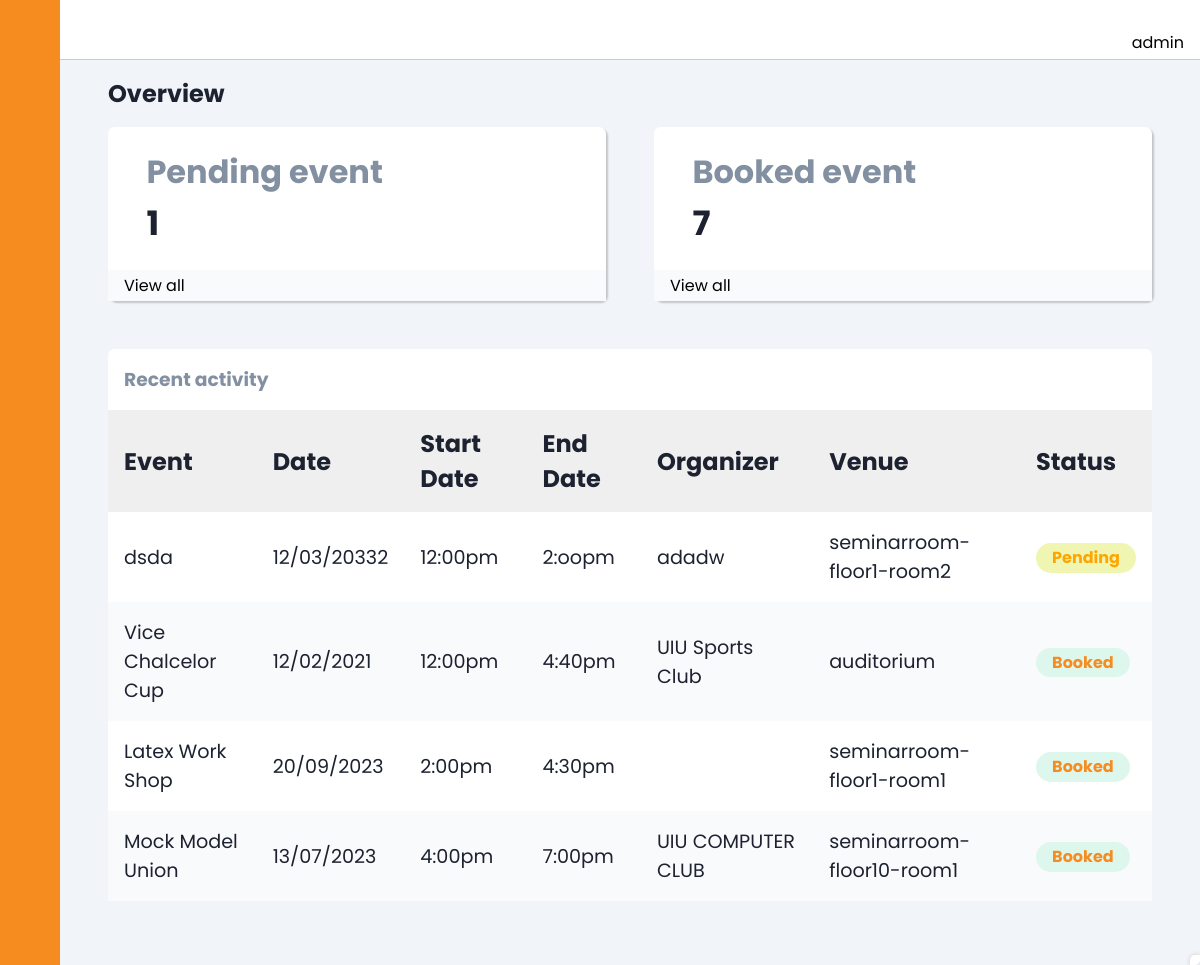
The app's page /AdminDashboard/adminD.php with its own data.
### tables this page shows
CREATE TABLE `pending_event` (
  `id` int(11) NOT NULL,
  `Your_Name` varchar(50) NOT NULL,
  `Your_ID` int(11) DEFAULT NULL,
  `Event_Name` varchar(50) NOT NULL,
  `Event_Date` varchar(100) DEFAULT NULL,
  `Start_Date` varchar(50) DEFAULT NULL,
  `Organizer` varchar(100) DEFAULT NULL,
  `End_Date` varchar(50) DEFAULT NULL,
  `Vanue` varchar(50) DEFAULT NULL,
  `Status` int(11) DEFAULT 0,
  `Event_des` varchar(255) DEFAULT NULL,
  `Event_img` varchar(255) DEFAULT NULL
);

CREATE TABLE `booked_event` (
  `id` int(11) NOT NULL,
  `Your_Name` varchar(50) NOT NULL,
  `Your_ID` int(11) DEFAULT NULL,
  `Event_Name` varchar(50) NOT NULL,
  `Event_Date` varchar(100) DEFAULT NULL,
  `Start_Date` varchar(50) DEFAULT NULL,
  `Organizer` varchar(100) DEFAULT NULL,
  `End_Date` varchar(50) DEFAULT NULL,
  `Vanue` varchar(50) DEFAULT NULL,
  `Status` int(11) DEFAULT 0,
  `Event_des` varchar(255) DEFAULT NULL,
  `Event_img` varchar(255) DEFAULT NULL
);

### AdminDashboard/adminD.php (the view, shortened to what this page needs)
<?php
@include 'config.php';
$sqlBooked = "SELECT * FROM booked_event";
$resultBooked = $conn->query($sqlBooked);
$bookedCount = $resultBooked->num_rows;
$sql = "SELECT * FROM pending_event";
$result = $conn->query($sql);
$pendingCount = $result->num_rows;
$sqlRecentPending = "SELECT * FROM pending_event ORDER BY id DESC LIMIT 3";
$resultRecentPending = $conn->query($sqlRecentPending);
$sqlRecentBooked = "SELECT * FROM booked_event ORDER BY id DESC LIMIT 3";
$resultRecentBooked = $conn->query($sqlRecentBooked);
?>
<!DOCTYPE html>
<html lang="en">
<head>
    <link
      rel="stylesheet"
      href="https://cdnjs.cloudflare.com/ajax/libs/font-awesome/6.2.0/css/all.min.css"
    />
    <link rel="stylesheet" href="https://cdn.jsdelivr.net/gh/lykmapipo/themify-icons@0.1.2/css/themify-icons.css">
    <link rel="stylesheet" href="adminDstyle.css">
</head>
<body>
    <div class="sidebar">
        <div class="sidebar-header">
        </div>
        <div class="sidebar-menu">
            <ul>
            </ul>
        </div>
    </div>
    <div class="main-content">
        <header>
            <div class="search-wrapper">
                <input type="search" placeholder="">
            </div>
            <div class="">
                <span class="ti-user"> <br> admin </span>
            </div>
        </header>
        <main id="main">
            <h2 class="dash-title">Overview</h2>
            <div class="dash-cards">
                <div class="card-single">
                    <div class="card-body">
                        <div>
                            <h5>Pending event</h5>
                            <h4> <?php echo $pendingCount; ?> </h4>
                        </div>
                    </div>
                    <div class="card-footer">
                        <a id="view" href="#">View all</a>
                    </div>
                </div>
                <div class="card-single">
                    <div class="card-body">
                        <div>
                            <h5>Booked event</h5>
                            <h4> <?php echo $bookedCount; ?> </h4>
                        </div>
                    </div>
                    <div class="card-footer">
                        <a id="Bview" href="#">View all</a>
                    </div>
                </div>
            </div>
            <section class="recent">
    <div class="activity-grid">
        <div class="activity-card">
            <h3>Recent activity</h3>
            <div class="table-responsive">
                <table>
                    <thead>
                        <tr>
                            <th>Event</th>
                            <th>Date</th>
                            <th>Start Date</th>
                            <th>End Date</th>
                            <th>Organizer</th>
                            <th>Venue</th>
                            <th>Status</th>
                        </tr>
                    </thead>
                    <tbody>
                        <?php
                        function displayEvent($row, $status) {
                            echo '<tr>';
                            echo '<td>' . $row['Event_Name'] . '</td>';
                            echo '<td>' . $row['Event_Date'] . '</td>';
                            echo '<td>' . $row['Start_Date'] . '</td>';
                            echo '<td>' . $row['End_Date'] . '</td>';
                            echo '<td>' . $row['Organizer'] . '</td>';
                            echo '<td>' . $row['Vanue'] . '</td>';
                                $statusClass = ($status === 'Pending') ? 'badge warning' : 'badge success';
                            echo '<td><span class="' . $statusClass . '">' . $status . '</span></td>';
                            echo '</tr>';
                        }
                        while ($rowPending = $resultRecentPending->fetch_assoc()) {
                            displayEvent($rowPending, 'Pending');
                        }
                        while ($rowBookedRecent = $resultRecentBooked->fetch_assoc()) {
                            displayEvent($rowBookedRecent, 'Booked');
                        }
                        ?>
                    </tbody>
                </table>
            </div>
        </div>
    </div>
</section>
        </main>
    </div>
</body>
</html>

### AdminDashboard/adminDstyle.css (style rules this page uses)
:root { --main-color: #f68b1f; --color-dark: #1D2231; --text-grey: #8390A2; --primary-clr: #f68b1f; }
* { font-family: 'Poppins', sans-serif; margin: 0; padding: 0; text-decoration: none; list-style-type: none; box-sizing: border-box; }
.sidebar { height: 100%; width: 240px; position: fixed; left: 0; top: 0; z-index: 100; background: var(--main-color); color: #fff; overflow-y: auto; transition: width 500ms; }
.sidebar-header { display: flex; justify-content: space-between; align-items: center; height: 60px; padding: 0rem 1rem; }
.sidebar-menu { padding: 1rem; }
.main-content { position: relative; margin-left: 240px; transition: margin-left 500ms; }
header { position: fixed; left: 240px; top: 0; z-index: 100; width: calc(100% - 240px); background: #fff; height: 60px; padding: 0rem 1rem; display: flex; align-items: center; justify-content: space-between; border-bottom: 1px solid #ccc; transition: left 500ms; }
.search-wrapper { display: flex; align-items: center; font-size: 1rem; }
.search-wrapper input { border: 0; outline: 0; padding: 1rem; height: 40px; }
main { margin-top: 60px; background: #f1f5f9; min-height: 90vh; padding: 1rem 3rem; }
.dash-title { color: var(--color-dark); margin-bottom: 1rem; }
.dash-cards { display: grid; grid-template-columns: repeat(2, 1fr); grid-column-gap: 3rem; }
.card-single { background: #fff; border-radius: 7px; box-shadow: 2px 2px 2px rgba(0,0,0,0.2); }
.card-body { padding: 1.3rem 1rem; display: flex; align-items: center; }
.card-body h5 { color: var(--text-grey); font-size: 2rem; }
.card-body h4 { color: var(--color-dark); font-size: 2.1rem; margin-top: .2rem; }
.card-footer { padding: .2rem 1rem; background: #f9fafc; }
.card-footer a { color: var(--color-black); }
.recent { margin-top: 3rem; margin-bottom: 3rem; }
.activity-grid { display: grid; grid-template-columns: 100% ; }
.activity-card { background: #fff; border-radius: 7px; }
.activity-card h3 { color: var(--text-grey); margin: 1rem; }
.activity-card table { width: 100%; border-collapse: collapse; }
.activity-card thead { background: #efefef; text-align: left; }
tbody tr:nth-child(even) { background: #f9fafc; }
.badge { padding: .2rem 1rem; border-radius: 20px; font-weight: 700; font-size: 1rem; }
.badge.success { background: #DEF7EC; color: var(--main-color); }
.badge.warning { background: #F0F6B2; color: orange; }
.table-responsive { overflow-x: auto; }
@media only screen and (max-width: 1200px) { .sidebar { width: 60px; z-index: 150; } }
@media only screen and (max-width: 1200px) { .sidebar .sidebar-header, .sidebar li { display: flex; justify-content: center; } }
@media only screen and (max-width: 1200px) { .main-content { margin-left: 60px; } }
@media only screen and (max-width: 1200px) { .main-content header { left: 60px; width: calc(100% - 60px); } }

### records on screen
pending_event: Event_Name "dsda", Event_Date "12/03/20332", Start_Date "12:00pm", End_Date "2:oopm", Organizer "adadw", Vanue "seminarroom-floor1-room2", status "Pending"
booked_event: Event_Name "Vice Chalcelor Cup", Event_Date "12/02/2021", Start_Date "12:00pm", End_Date "4:40pm", Organizer "UIU Sports Club", Vanue "auditorium", status "Booked"
booked_event: Event_Name "Latex Work Shop", Event_Date "20/09/2023", Start_Date "2:00pm", End_Date "4:30pm", Vanue "seminarroom-floor1-room1", status "Booked"
booked_event: Event_Name "Mock Model Union", Event_Date "13/07/2023", Start_Date "4:00pm", End_Date "7:00pm", Organizer "UIU COMPUTER CLUB", Vanue "seminarroom-floor10-room1", status "Booked"

### other values on screen
$pendingCount "1"
$bookedCount "7"
